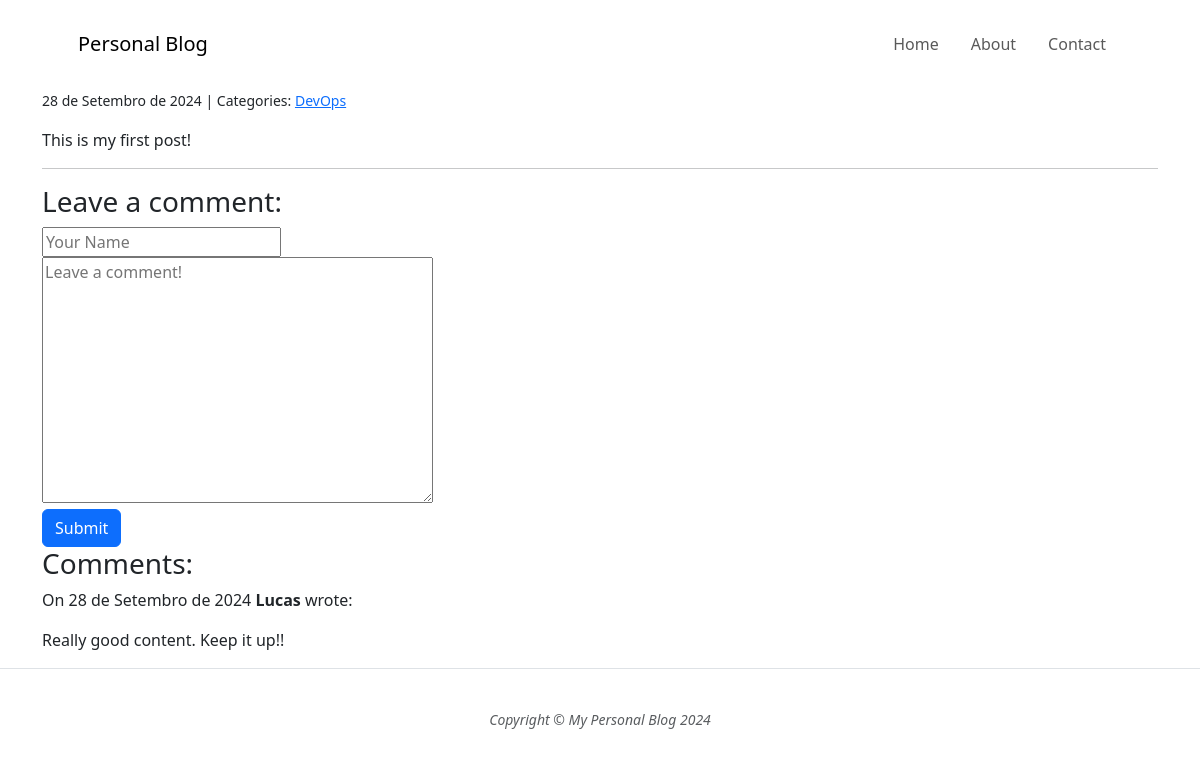
The app's page /post/1/ with its own data.
### core/models.py (models this page shows, shortened)
class Post(models.Model):
    title = models.CharField(max_length=100, blank=False)
    body = models.TextField(blank=False,)
    created_on = models.DateTimeField(auto_now_add=True)
    last_modified = models.DateTimeField(auto_now=True)
    categories = models.ManyToManyField("Category", related_name="posts")

class Category(models.Model):
    name = models.CharField(max_length=30, blank=False)
    class Meta:
        verbose_name_plural = 'Categories'

class Comment(models.Model):
    author = models.CharField(max_length=60)
    body = models.TextField()
    created_on = models.DateTimeField(auto_now_add=True)
    post = models.ForeignKey("Post", on_delete=models.CASCADE)

### core/views.py (the view, shortened to what this page needs)
# urls.py: path('post/<int:pk>/',BlogDetailView.as_view(), name='blog_detail',),
class BlogDetailView(View):
    def get(self, request, pk):
        post = get_object_or_404(Post, pk=pk)
        comments = Comment.objects.filter(post=post)
        context = {
            'post': post,
            'comments': comments,
            'form': CommentForm()
        }
        return render(request, 'details.html', context)

### core/forms.py
class CommentForm(forms.Form):
    author = forms.CharField(
        max_length=60,
        widget=forms.TextInput(
            attrs={'class': 'form_control', 'placeholder': 'Your Name'}
        ),
        required=True,
    )
    body = forms.CharField(
        widget=forms.Textarea(
            attrs={'class':'form_control', 'placeholder': 'Leave a comment!'}
        ),
        required=True,
    )

### core/templates/details.html (shortened to what this page needs)
{% extends 'base.html' %}
{% block page_content %}
<small>
    {{ post.created_on.date }} | Categories:
    {% for category in post.categories.all %}
        <a href="{% url 'blog_category' category.name %}">
            {{ category.name }}
        </a>
    {% endfor %}
</small>
<p>{{ post.body | linebreaks }}</p>
<hr>
<h3>Leave a comment:</h3>
<form method="post">
    <div>
        {{ form.author }}
    </div>
    <div>
        {{ form.body }}
    </div>
    <button type="submit" class="btn btn-primary">Submit</button>
</form>
<h3>Comments:</h3>
{% for comment in comments %}
    <p>
        On {{ comment.created_on.date }} <b>{{ comment.author }}</b> wrote:
    </p>
    <p>
        {{ comment.body | linebreaks }}
    </p>
{% endfor %}
{% endblock %}

### records on screen
Post: created_on "28 de Setembro de 2024", body "This is my first post!"
Category: name "DevOps"
Comment: created_on "28 de Setembro de 2024", author "Lucas", body "Really good content. Keep it up!!"
